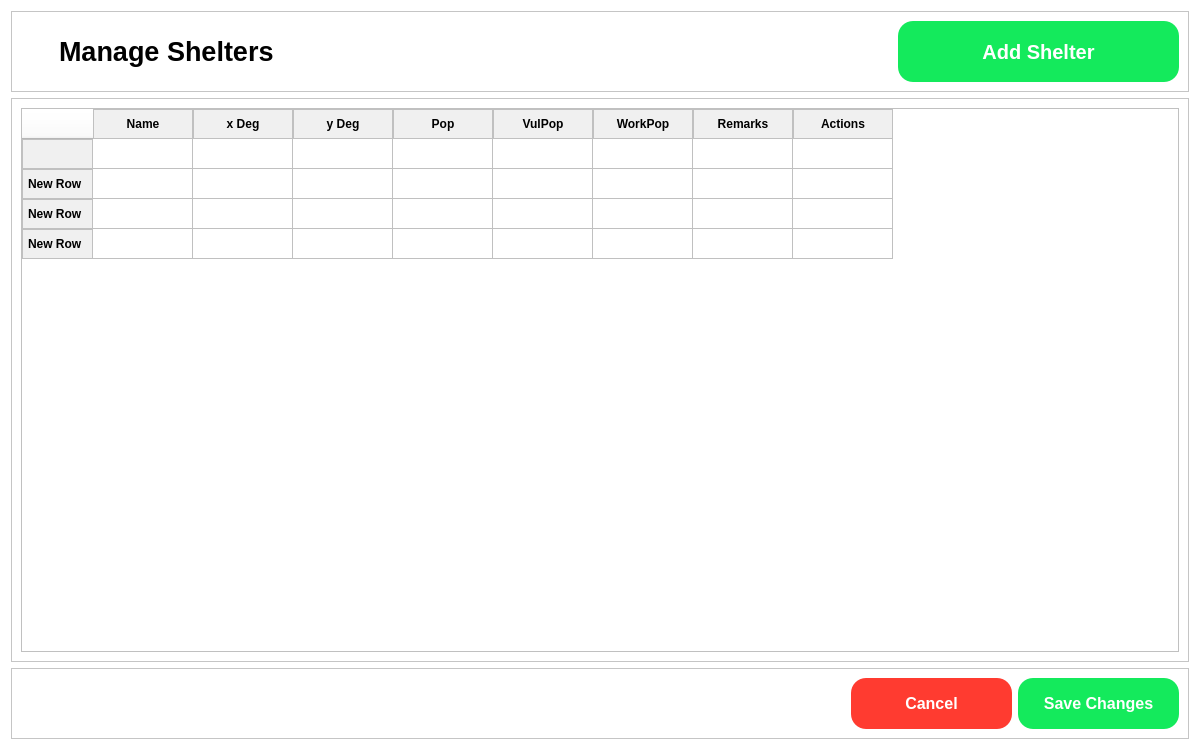
<?xml version="1.0" encoding="UTF-8"?>
<ui version="4.0">
 <class>Dialog</class>
 <widget class="QDialog" name="Dialog">
  <property name="geometry">
   <rect>
    <x>0</x>
    <y>0</y>
    <width>1200</width>
    <height>750</height>
   </rect>
  </property>
  <property name="windowTitle">
   <string>Dialog</string>
  </property>
  <property name="styleSheet">
   <string notr="true">* {
background-color: white;
}</string>
  </property>
  <layout class="QVBoxLayout" name="verticalLayout">
   <item>
    <widget class="QFrame" name="frame">
     <property name="frameShape">
      <enum>QFrame::StyledPanel</enum>
     </property>
     <property name="frameShadow">
      <enum>QFrame::Raised</enum>
     </property>
     <layout class="QHBoxLayout" name="horizontalLayout">
      <item>
       <widget class="QPushButton" name="pushButton">
        <property name="styleSheet">
         <string notr="true">QPushButton{
	background-color: none;
	border: none;
}</string>
        </property>
        <property name="text">
         <string/>
        </property>
        <property name="icon">
         <iconset resource="resources.qrc">
          <normaloff>:/ICONS/462547553_520698087383761_137860076397263527_n.png</normaloff>:/ICONS/462547553_520698087383761_137860076397263527_n.png</iconset>
        </property>
        <property name="iconSize">
         <size>
          <width>40</width>
          <height>40</height>
         </size>
        </property>
        <property name="checkable">
         <bool>true</bool>
        </property>
       </widget>
      </item>
      <item>
       <widget class="QLabel" name="label">
        <property name="font">
         <font>
          <pointsize>20</pointsize>
          <weight>75</weight>
          <bold>true</bold>
         </font>
        </property>
        <property name="text">
         <string>Manage Shelters</string>
        </property>
       </widget>
      </item>
      <item>
       <spacer name="horizontalSpacer">
        <property name="orientation">
         <enum>Qt::Horizontal</enum>
        </property>
        <property name="sizeHint" stdset="0">
         <size>
          <width>40</width>
          <height>20</height>
         </size>
        </property>
       </spacer>
      </item>
      <item>
       <widget class="QPushButton" name="pushButton_3">
        <property name="minimumSize">
         <size>
          <width>281</width>
          <height>61</height>
         </size>
        </property>
        <property name="font">
         <font>
          <pointsize>15</pointsize>
          <weight>75</weight>
          <bold>true</bold>
         </font>
        </property>
        <property name="styleSheet">
         <string notr="true">QPushButton {
    background-color: #14EA5C;
    color: white;
    padding: 5px;
    border: none;
    border-radius: 15px;
}

QPushButton:hover {
    background-color: #12c753;
}

QPushButton:pressed {
    background-color: #10a84c;
}
</string>
        </property>
        <property name="text">
         <string>Add Shelter</string>
        </property>
        <property name="icon">
         <iconset resource="resources.qrc">
          <normaloff>:/ICONS/460625174_1063840541791504_8083137884705313080_n.png</normaloff>:/ICONS/460625174_1063840541791504_8083137884705313080_n.png</iconset>
        </property>
        <property name="iconSize">
         <size>
          <width>35</width>
          <height>35</height>
         </size>
        </property>
        <property name="checkable">
         <bool>true</bool>
        </property>
        <property name="default">
         <bool>false</bool>
        </property>
        <property name="flat">
         <bool>false</bool>
        </property>
       </widget>
      </item>
     </layout>
    </widget>
   </item>
   <item>
    <widget class="QFrame" name="frame_2">
     <property name="frameShape">
      <enum>QFrame::StyledPanel</enum>
     </property>
     <property name="frameShadow">
      <enum>QFrame::Raised</enum>
     </property>
     <layout class="QHBoxLayout" name="horizontalLayout_2">
      <item>
       <widget class="QTableWidget" name="studentInfo_table">
        <property name="styleSheet">
         <string notr="true">QHeaderView::section {
    font-weight: bold;
    background-color: #F0F0F0;
    color: black;            
    padding: 5px;              
    border: 1px solid #C0C0C0;
}

QTableWidget {
    background-color: transparent;
    gridline-color: #C0C0C0;
    border: 1px solid #C0C0C0;
}

QTableWidget::item {
	background-color: white;
    padding: 5px;
}

QPushButton {
    background-color: transparent;
    border: none;
}

QPushButton:hover {
    background-color: #E8F4F8;
    border-radius: 5px;
}

QTableWidget::item:selected {
    background-color: #CCE7F0;
    color: black;
}
</string>
        </property>
        <property name="frameShadow">
         <enum>QFrame::Raised</enum>
        </property>
        <row>
         <property name="text">
          <string/>
         </property>
        </row>
        <row>
         <property name="text">
          <string>New Row</string>
         </property>
        </row>
        <row>
         <property name="text">
          <string>New Row</string>
         </property>
        </row>
        <row>
         <property name="text">
          <string>New Row</string>
         </property>
        </row>
        <column>
         <property name="text">
          <string>Name</string>
         </property>
        </column>
        <column>
         <property name="text">
          <string>x Deg</string>
         </property>
        </column>
        <column>
         <property name="text">
          <string>y Deg</string>
         </property>
        </column>
        <column>
         <property name="text">
          <string>Pop</string>
         </property>
        </column>
        <column>
         <property name="text">
          <string>VulPop</string>
         </property>
        </column>
        <column>
         <property name="text">
          <string>WorkPop</string>
         </property>
        </column>
        <column>
         <property name="text">
          <string>Remarks</string>
         </property>
        </column>
        <column>
         <property name="text">
          <string>Actions</string>
         </property>
        </column>
       </widget>
      </item>
     </layout>
    </widget>
   </item>
   <item>
    <widget class="QFrame" name="frame_3">
     <property name="sizePolicy">
      <sizepolicy hsizetype="Preferred" vsizetype="Minimum">
       <horstretch>0</horstretch>
       <verstretch>0</verstretch>
      </sizepolicy>
     </property>
     <property name="frameShape">
      <enum>QFrame::StyledPanel</enum>
     </property>
     <property name="frameShadow">
      <enum>QFrame::Raised</enum>
     </property>
     <layout class="QHBoxLayout" name="horizontalLayout_3">
      <item>
       <spacer name="horizontalSpacer_2">
        <property name="orientation">
         <enum>Qt::Horizontal</enum>
        </property>
        <property name="sizeHint" stdset="0">
         <size>
          <width>40</width>
          <height>20</height>
         </size>
        </property>
       </spacer>
      </item>
      <item>
       <widget class="QPushButton" name="pushButton_4">
        <property name="minimumSize">
         <size>
          <width>161</width>
          <height>51</height>
         </size>
        </property>
        <property name="maximumSize">
         <size>
          <width>161</width>
          <height>51</height>
         </size>
        </property>
        <property name="font">
         <font>
          <pointsize>12</pointsize>
          <weight>75</weight>
          <bold>true</bold>
         </font>
        </property>
        <property name="styleSheet">
         <string notr="true">QPushButton {
    background-color: #FF3B30;
    color: white;
    padding: 5px;
    border: none;
    border-radius: 15px;
}

QPushButton:hover {
    background-color: #FF5A4D;
}

QPushButton:pressed {
    background-color: #E63946;
}
</string>
        </property>
        <property name="text">
         <string>Cancel</string>
        </property>
       </widget>
      </item>
      <item>
       <widget class="QPushButton" name="pushButton_2">
        <property name="minimumSize">
         <size>
          <width>161</width>
          <height>51</height>
         </size>
        </property>
        <property name="maximumSize">
         <size>
          <width>161</width>
          <height>51</height>
         </size>
        </property>
        <property name="font">
         <font>
          <pointsize>12</pointsize>
          <weight>75</weight>
          <bold>true</bold>
         </font>
        </property>
        <property name="styleSheet">
         <string notr="true">QPushButton {
    background-color: #14EA5C;
    color: white;
    padding: 5px;
    border: none;
    border-radius: 15px;
}

QPushButton:hover {
    background-color: #12c753;
}

QPushButton:pressed {
    background-color: #10a84c;
}
</string>
        </property>
        <property name="text">
         <string>Save Changes</string>
        </property>
       </widget>
      </item>
     </layout>
    </widget>
   </item>
  </layout>
 </widget>
 <resources>
  <include location="resources.qrc"/>
 </resources>
 <connections/>
</ui>
